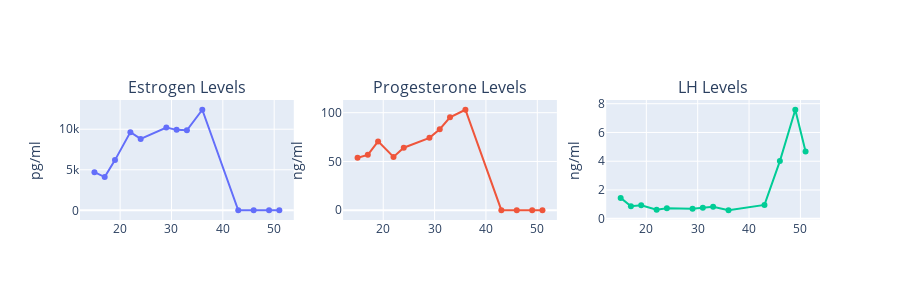

Notebook source saved alongside this figure:
### Code cell
plot_hormones(hormones_df)

### Figure 1 — Plotly figure (JSON) as saved in the notebook; plotly's stock layout.template omitted (floating-point values rounded to 4 significant figures)
{"data": [{"mode": "lines+markers", "name": "Estrogen", "type": "scatter", "x": [15, 17, 19, 22, 24, 29, 31, 33, 36, 43, 46, 49, 51], "xaxis": "x", "y": [4700, 4100, 6190, 9640, 8800, 10200, 9920, 9860, 12400, 9.18, 20.7, 17.5, 11.5], "yaxis": "y"}, {"mode": "lines+markers", "name": "Progesterone", "type": "scatter", "x": [15, 17, 19, 22, 24, 29, 31, 33, 36, 43, 46, 49, 51], "xaxis": "x2", "y": [53.9, 56.8, 70.6, 54.7, 64.1, 74.2, 83, 95.3, 103, 0.12, 0.043, 0.068, 0.042], "yaxis": "y2"}, {"mode": "lines+markers", "name": "LH", "type": "scatter", "x": [15, 17, 19, 22, 24, 29, 31, 33, 36, 43, 46, 49, 51], "xaxis": "x3", "y": [1.45, 0.87, 0.93, 0.62, 0.73, 0.69, 0.77, 0.83, 0.59, 0.96, 4.01, 7.58, 4.67], "yaxis": "y3"}], "layout": {"annotations": [{"font": {"size": 16}, "showarrow": false, "text": "Estrogen Levels", "x": 0.1444, "xanchor": "center", "xref": "paper", "y": 1, "yanchor": "bottom", "yref": "paper"}, {"font": {"size": 16}, "showarrow": false, "text": "Progesterone Levels", "x": 0.5, "xanchor": "center", "xref": "paper", "y": 1, "yanchor": "bottom", "yref": "paper"}, {"font": {"size": 16}, "showarrow": false, "text": "LH Levels", "x": 0.8556, "xanchor": "center", "xref": "paper", "y": 1, "yanchor": "bottom", "yref": "paper"}], "height": 300, "showlegend": false, "width": 900, "xaxis": {"anchor": "y", "autorange": true, "domain": [0, 0.2889], "range": [12.19, 53.81], "type": "linear"}, "xaxis2": {"anchor": "y2", "autorange": true, "domain": [0.3556, 0.6444], "range": [12.19, 53.81], "type": "linear"}, "xaxis3": {"anchor": "y3", "autorange": true, "domain": [0.7111, 1], "range": [12.19, 53.81], "type": "linear"}, "yaxis": {"anchor": "x", "autorange": true, "domain": [0, 1], "range": [-1193.0, 13600.0], "title": {"text": "pg/ml"}, "type": "linear"}, "yaxis2": {"anchor": "x2", "autorange": true, "domain": [0, 1], "range": [-9.946, 113.0], "title": {"text": "ng/ml"}, "type": "linear"}, "yaxis3": {"anchor": "x3", "autorange": true, "domain": [0, 1], "range": [-0.08813, 8.258], "title": {"text": "ng/ml"}, "type": "linear"}}}
